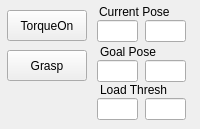
    <widget class="QWidget" name="tab_3">
     <attribute name="title">
      <string>Gripper</string>
     </attribute>
     <widget class="QPushButton" name="bt_gripper_torque">
      <property name="geometry">
       <rect>
        <x>7</x>
        <y>10</y>
        <width>80</width>
        <height>31</height>
       </rect>
      </property>
      <property name="text">
       <string>TorqueOn</string>
      </property>
     </widget>
     <widget class="QPushButton" name="bt_gripper_grasp">
      <property name="geometry">
       <rect>
        <x>7</x>
        <y>50</y>
        <width>80</width>
        <height>31</height>
       </rect>
      </property>
      <property name="text">
       <string>Grasp</string>
      </property>
     </widget>
     <widget class="QLineEdit" name="ed_gripper_1_current_pos">
      <property name="geometry">
       <rect>
        <x>97</x>
        <y>20</y>
        <width>41</width>
        <height>22</height>
       </rect>
      </property>
     </widget>
     <widget class="QLineEdit" name="ed_gripper_2_current_pos">
      <property name="geometry">
       <rect>
        <x>145</x>
        <y>20</y>
        <width>41</width>
        <height>22</height>
       </rect>
      </property>
     </widget>
     <widget class="QLineEdit" name="ed_gripper_1_goal_pos">
      <property name="geometry">
       <rect>
        <x>97</x>
        <y>60</y>
        <width>41</width>
        <height>22</height>
       </rect>
      </property>
     </widget>
     <widget class="QLineEdit" name="ed_gripper_2_goal_pos">
      <property name="geometry">
       <rect>
        <x>145</x>
        <y>60</y>
        <width>41</width>
        <height>22</height>
       </rect>
      </property>
     </widget>
     <widget class="QLabel" name="label_44">
      <property name="geometry">
       <rect>
        <x>99</x>
        <y>4</y>
        <width>91</width>
        <height>16</height>
       </rect>
      </property>
      <property name="text">
       <string>Current Pose</string>
      </property>
     </widget>
     <widget class="QLabel" name="label_45">
      <property name="geometry">
       <rect>
        <x>100</x>
        <y>44</y>
        <width>91</width>
        <height>16</height>
       </rect>
      </property>
      <property name="text">
       <string>Goal Pose</string>
      </property>
     </widget>
     <widget class="QLineEdit" name="ed_gripper_1_load_thresh">
      <property name="geometry">
       <rect>
        <x>97</x>
        <y>98</y>
        <width>41</width>
        <height>22</height>
       </rect>
      </property>
     </widget>
     <widget class="QLabel" name="label_46">
      <property name="geometry">
       <rect>
        <x>100</x>
        <y>82</y>
        <width>91</width>
        <height>16</height>
       </rect>
      </property>
      <property name="text">
       <string>Load Thresh</string>
      </property>
     </widget>
     <widget class="QLineEdit" name="ed_gripper_2_load_thresh">
      <property name="geometry">
       <rect>
        <x>145</x>
        <y>98</y>
        <width>41</width>
        <height>22</height>
       </rect>
      </property>
     </widget>
    </widget>
